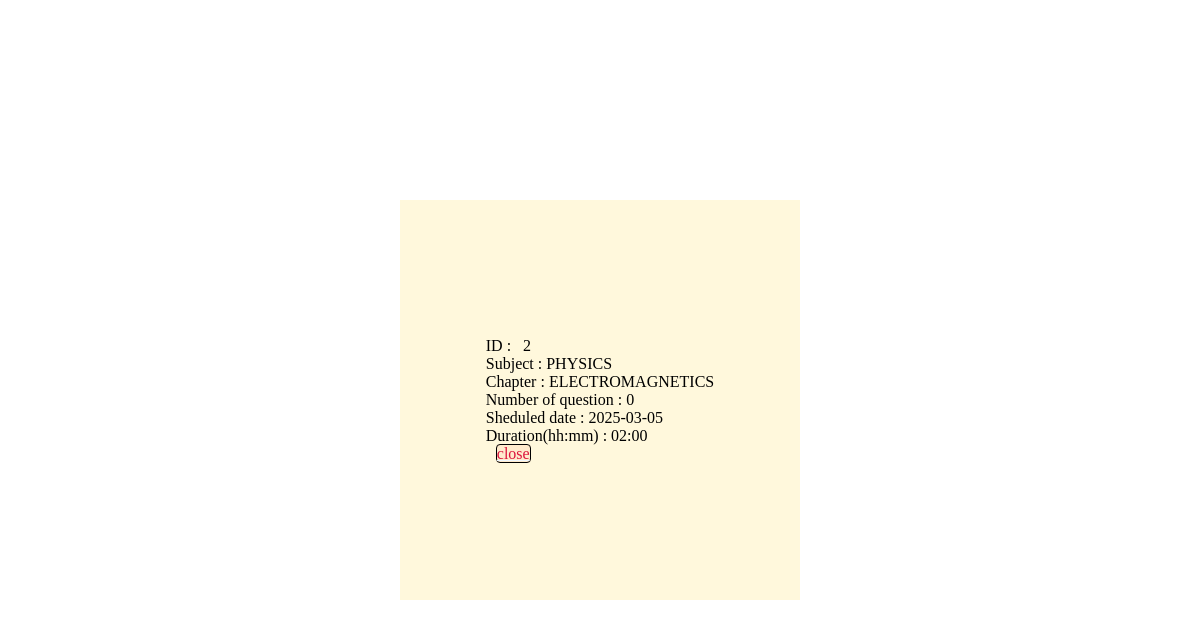
The page /view/2/2 on the database as committed earlier.
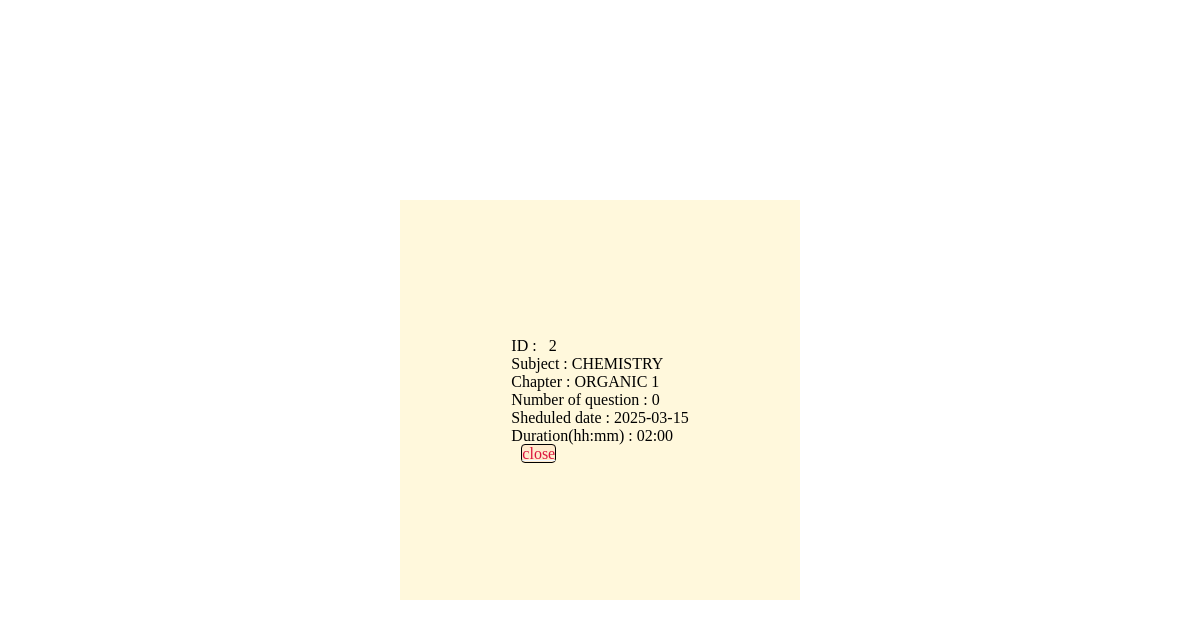
The same page on the database as committed later.
### tables this page shows
CREATE TABLE chapter(
    id INTEGER PRIMARY KEY AUTOINCREMENT,
    name TEXT,
    description TEXT,
    sub_name TEXT,
    FOREIGN KEY (sub_name) REFERENCES subject(name));

CREATE TABLE quiz(
    id INTEGER PRIMARY KEY AUTOINCREMENT,
    chapter_id INTEGER,
    date_of_quiz DATE,
    time_duration TIME,
    remarks TEXT,
    FOREIGN KEY(chapter_id) REFERENCES chapter(id)
);

### app.py (the view)
@app.route('/view/<id>/<u_id>')
def view(id,u_id):
    return render_template('detail_view.html',a=get_q_full_d(id),b=u_id)

### database.py (called while the page is built)
def get_q_full_d(id):
    con = sqlite3.connect('database.sqlite3')
    cur = con.cursor()
    query = f"SELECT * FROM quiz WHERE id =?"
    cur.execute(query,(id,))
    res_1 = cur.fetchall()
    query = f"SELECT COUNT(id) FROM question WHERE quiz_id=?"
    cur.execute(query,(id,))
    res_2 = cur.fetchall()
    query = f"SELECT name,sub_name FROM chapter WHERE id =?"
    cur.execute(query,(res_1[0][1],))
    res_3 = cur.fetchall()
    con.commit()
    con.close()
    return [res_1,res_2,res_3]

### templates/detail_view.html (shortened to what this page needs)
<!DOCTYPE html>
<html lang="en">
<head>
</head>
<body>
    <div id="main">
        <div id="box">
            <div>
                <p>ID : &nbsp  {{a[0][0][0]}}</p>
                <p>Subject : {{a[2][0][1]}}</p>
                <p>Chapter : {{a[2][0][0]}} </p>
                <p>Number of question : {{a[1][0][0]}} </p>
                <p>Sheduled date : {{a[0][0][2]}}</p>
                <p>Duration(hh:mm) : {{a[0][0][3]}}</p>
                <a class="innerbox" href="/user/{{b}}">close</a>
            </div>
        </div>
    </div>
</body>
</html>

Rows that differ between the two databases and show on the page:
no longer on this page (row edited): chapter: sub_name "PHYSICS", name "ELECTROMAGNETICS"
changed quiz id 2: date_of_quiz "2025-03-05" → "2025-03-15"
now on this page (row unchanged): chapter: sub_name "CHEMISTRY", name "ORGANIC 1"
